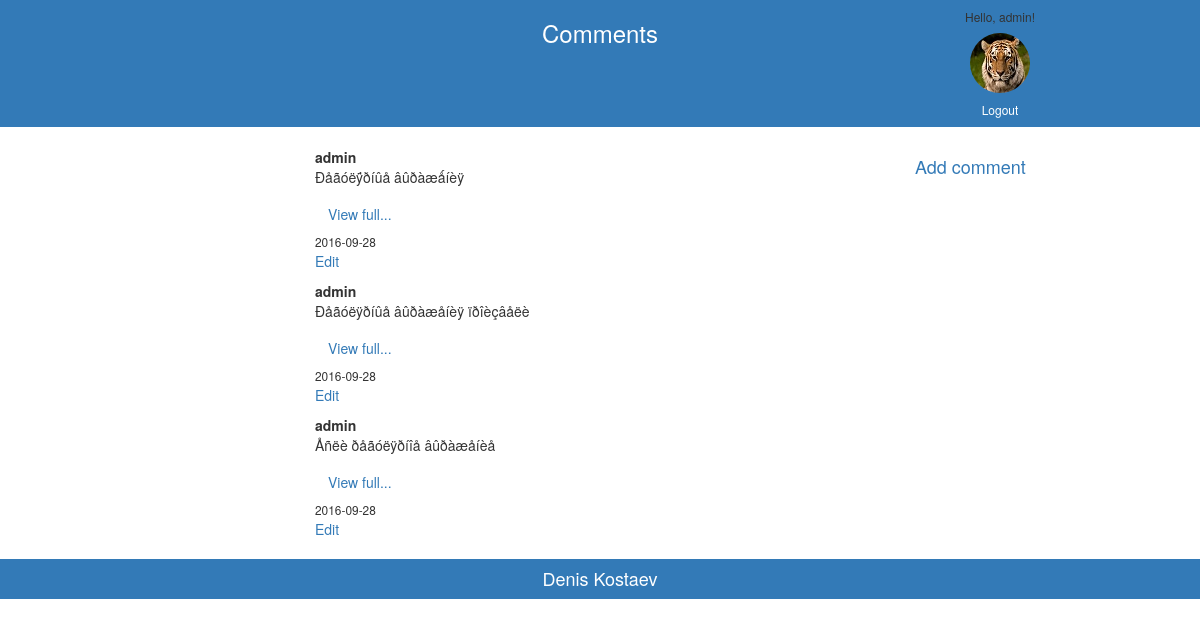
Page / (signed in) on the earlier database version.
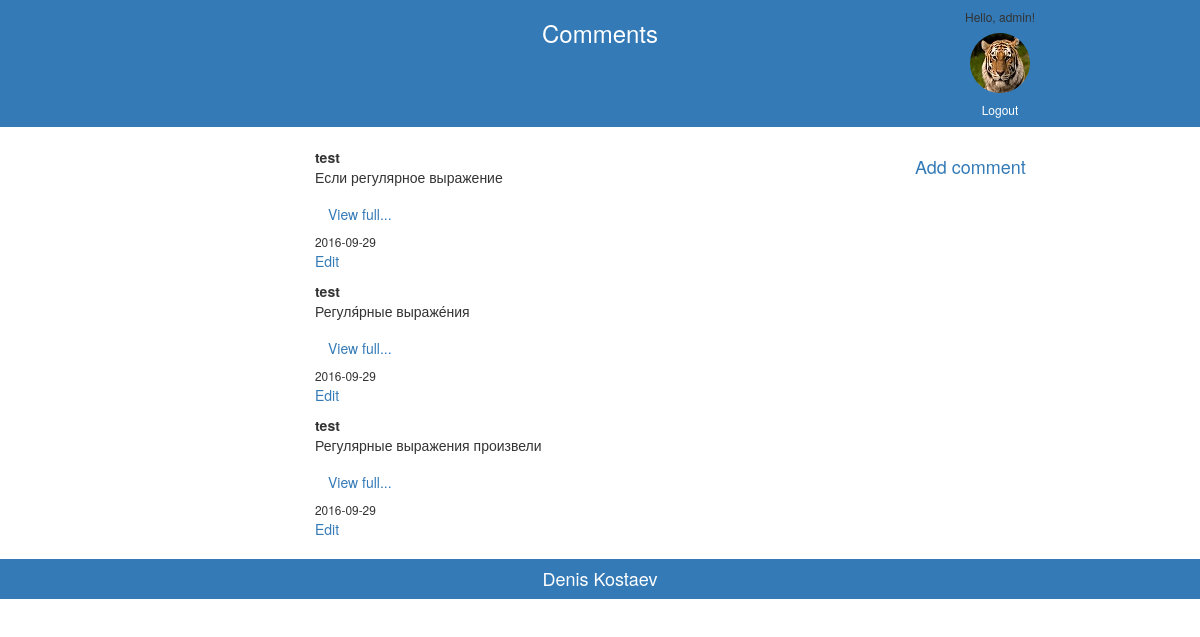
Same page on the later database version.
### tables this page shows
CREATE TABLE `users` (
  `id_user` int(4) NOT NULL AUTO_INCREMENT,
  `name` varchar(20) DEFAULT NULL,
  `email` varchar(30) DEFAULT NULL,
  `pwd` varchar(100) DEFAULT NULL,
  `hash` varchar(32) NOT NULL,
  `img` varchar(50) NOT NULL,
  `active` int(1) NOT NULL DEFAULT '0',
  PRIMARY KEY (`id_user`)
);

CREATE TABLE `comments` (
  `id` int(4) NOT NULL AUTO_INCREMENT,
  `id_user` int(4) NOT NULL,
  `comment` varchar(500) DEFAULT NULL,
  `date` date DEFAULT NULL,
  PRIMARY KEY (`id`)
);

### controllers/IndexController.php (called while the page is built)
<?php
    class IndexController
    {
        public function index()
        {
            $isLogged = 0;
            $comModel = new CommentModel();
            $com = $comModel->getData();
            if(!empty($_SESSION['id']))
            {
                $isLogged = 1;
                $comModel = new CommentModel();
                $com = $comModel->getData();
                $id = new UsersModel();
                $idLogin = $id->getIduser($_SESSION['id']);
                $img = new UsersModel();
                $imgUrl = $img->getImage($idLogin);
            }
            include_once(APP_PATH.'/views/pages/index/index.php');
        }
    }
?>

### models/ConnectModel.php (called while the page is built, shortened)
<?php
    class ConnectModel
    {
        protected $servername = 'localhost';
        protected $dbname = 'vagrant';
        protected $username = 'root';
        protected $password = 'root';
        public function __construct()
        {
            try
            {
                $this->db = new PDO('mysql:host='.$this->servername.';dbname='.$this->dbname, $this->username, $this->password,array(PDO::MYSQL_ATTR_INIT_COMMAND => "SET NAMES utf8"));
                return true;
            }
            catch (PDOException $e)
            {
                echo $e->getMessage();
            }
        }
    }
?>

### models/UsersModel.php (called while the page is built, shortened)
<?php
include ('ConnectModel.php');
    class UsersModel extends ConnectModel
    {
        public function getIduser($login)
        {
            $stmt = $this->db->prepare("SELECT id_user from users where name = ?");
            $stmt->bindParam(1,$login, PDO::PARAM_STR);
            $stmt->execute();
            while($idArray = $stmt->fetch(PDO::FETCH_ASSOC))
            {
                $idUser = $idArray['id_user'];
            }
            return $idUser;
        }
        public function getImage($id)
        {
            $stmt = $this->db->prepare("SELECT img FROM users where id_user = ?");
            $stmt->bindParam(1, $id, PDO::PARAM_INT);
            $stmt->execute();
            while($array = $stmt->fetch(PDO::FETCH_ASSOC))
            {
                $imgUrl=$array['img'];
            }
            return $imgUrl;
        }
    }
?>

### models/CommentModel.php (called while the page is built, shortened)
<?php
    class CommentModel extends ConnectModel
    {
        public function getData()
        {
            $stmt = $this->db->prepare("select users.name, id, comment, date from comments INNER JOIN users on comments.id_user=users.id_user");
            $stmt->execute();
            $commentsArray = $stmt->fetchAll();
            return $commentsArray;
        }
    }
?>

### views/pages/index/index.php (the view, shortened to what this page needs)
<?php
include ('views/layouts/header.php');
    if($isLogged):
    ?>
    <div class="container-fluid"">
        <div class="row">
            <div class="col-md-3 col-md-offset-3">
                <?php
                foreach ($com as $key => $value)
                {
                ?>
                    <div class="bs-example" data-example-id="simple-ul">
                        <ul class="list-unstyled">
                            <b><?= $value['name']."\n"; ?></b>
                            <?php
                            if(strlen($value['comment'])>60)
                            {
                            ?>
                                <div>
                                    <p><?=strCut($value['comment'],40,60);?></p>
                                    <a class="btn">View full...</a>
                                </div>
                            <?php
                            }
                            ?>
                            <small><?= $value['date']."\n"; ?></small>
                            <?php
                            if(isset($_SESSION['id']))
                            {
                            ?>
                                <p><a href = "user/editComment?id=<?= $value['id']; ?>" >Edit</a></p>
                            <?php
                            }
                            ?>
                        </ul>
                    </div>
                <?php
                }
                ?>
            </div>
            <div class="col-md-3 col-md-offset-3">
                <?php
                if(isset($_SESSION['id']))
                {
                ?>
                    <h4><a href="user/addComment"><?php echo "Add comment"; ?></a></h4>
                <?php
                }
                ?>
            </div>
        </div>
    </div>
    <?php
    endif;
    include ('views/layouts/footer.php');
?>

### index.php (shortened to what this page needs)
<?php
    include_once(APP_PATH.'/controllers/IndexController.php');
    include_once(APP_PATH.'/models/UsersModel.php');
    include_once(APP_PATH.'/models/CommentModel.php');
    include_once(APP_PATH.'/functions/functions.php');
    $route = (!empty($_GET['route'])) ? explode('/', $_GET['route']) : array('index', 'index');
    switch($route[0])
    {
        case 'index': $indexController = new IndexController();
                      $indexController->{$route[1]}();
                      break;
    }
?>

### views/layouts/header.php (shortened to what this page needs)
<!DOCTYPE html>
<html lang="en">
<head>
	<link rel="stylesheet" href="/css/header.css" type="text/css">
 	<link rel="stylesheet" href="https://maxcdn.bootstrapcdn.com/bootstrap/3.3.7/css/bootstrap.min.css">
 	<link rel="stylesheet" href="https://maxcdn.bootstrapcdn.com/bootstrap/3.3.7/css/bootstrap-theme.min.css">
</head>
<body>
<div class="container-fluid"" >
	<div class="row">
		<header class="navbar navbar-static-top bs-docs-nav" id="top">
			<div class="col-xs-6 col-md-4">
			<a href="/"><h3><font>Comments</font></h3></a>
			</div>
			<div class="col-xs-6 col-md-4">
				<div>
					<?php if(isset($_SESSION['id']))
					{?>
						<h6>Hello, <?php echo $_SESSION['id'];?>!</h6>
						<div><a href = "/"><img src="<?php echo $imgUrl;?>" class="img-circle" style= "max-width: 20%;max-height:20%height:auto"></a></div>
						<a href="/user/logout"><h6><font>Logout</font></h6></a>
				</div>
			</div>
				<?php } ?>
		</header>
	</div>
</div>

### functions/functions.php
<?php
function strCut($string,$from,$to)
{
    $strnew = "";
    $arrStr = explode(" ", $string);
    $len = 0;
    for ($i=0;$i<count($arrStr);$i++)
    {
        $len = $len + strlen($arrStr[$i]);
        $strnew = $strnew." ".$arrStr[$i]." ";
		if (($len>=$from) && ($len<=$to))
        {
        	$strnew = $strnew;
            echo $strnew;
            break;
        }
    }
}
?>

### views/layouts/footer.php
<div class="container-fluid">
	<div class="row">
		<footer>
			<h4><p id="foot">Denis Kostaev</p></h4>
		</footer>
	</div>
</div>
</body>
</html>

### css/header.css (style rules this page uses)
#top { background-color:#337ab7; text-align:center;width: 100%; }
font { color:#FFFFFF; }
#foot { text-align: center;padding: 10px;background: #337ab7;color: #fff;width: 100%;margin-bottom: 0px; }

Differences in the rows shown:
removed comments: id_user.name "admin", strnew "Ðåãóëÿ́ðíûå âûðàæǻíèÿ", date "2016-09-28"
removed comments: id_user.name "admin", strnew "Ðåãóëÿðíûå âûðàæåíèÿ ïðîèçâåëè", date "2016-09-28"
removed comments: id_user.name "admin", strnew "Åñëè ðåãóëÿðíîå âûðàæåíèå", date "2016-09-28"
added comments: id_user.name "test", strnew "Если регулярное выражение", date "2016-09-29"
added comments: id_user.name "test", strnew "Регуля́рные выраже́ния", date "2016-09-29"
added comments: id_user.name "test", strnew "Регулярные выражения произвели", date "2016-09-29"
